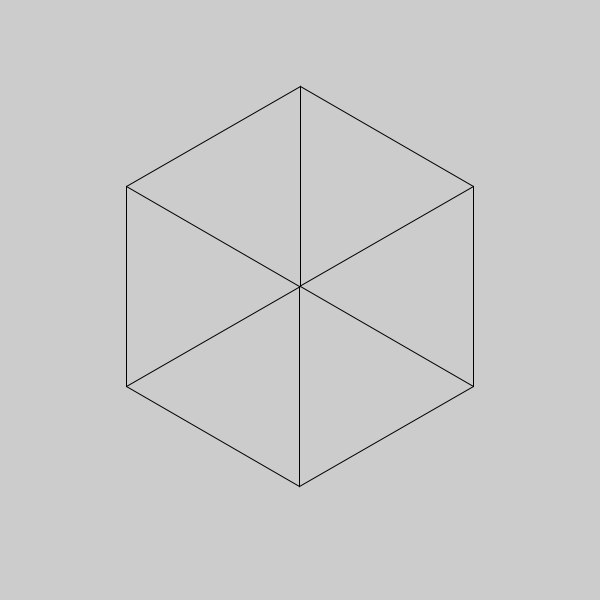
Frame 1 (no input)
Frame 60 (the mouse pressed at the canvas centre just before this capture): identical to frame 1, image omitted
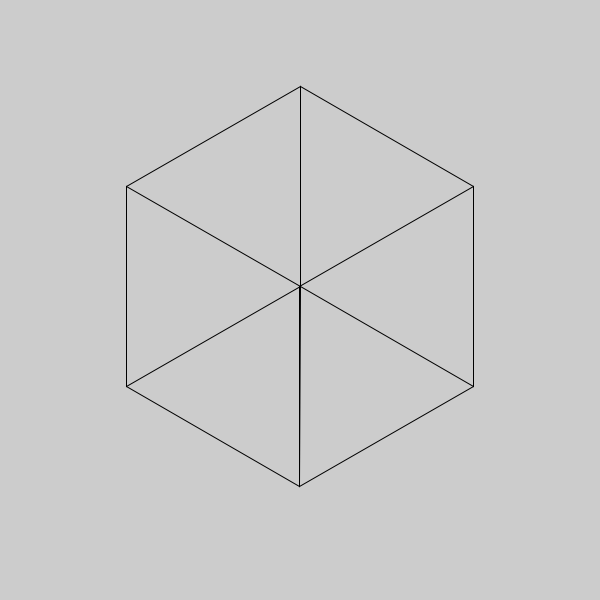
Frame 120 (the mouse held since frame 60 and released just before this capture)

The Processing sketch that drew these frames (run headless with seeded random() and noise(); from frame 60 on, the mouse is pressed at the canvas centre):

// Processing sketch: spinCube
// ── spinCube.pde
float n = 6 ;
float uAngle = TWO_PI / 6 ;
float radius = 200 ;
float xLength = radius * cos(uAngle) ;
float yLength = radius * sin(uAngle) ;
float x = 0, y = 0 ;
float angle=0 ;

void setup() {
  size(600, 600) ;
  noFill() ;
}

void draw() {
  angle = map(mouseX, 0, width, PI, -PI) ;
  background(204) ;
  drawCube(width >> 1, height >> 1) ;
}

void drawCube(float cX, float cY) {
  pushMatrix() ;
  translate(cX, cY+yLength/2) ;
  rotate(HALF_PI) ;
  beginShape(QUAD_STRIP) ;
  x = xLength * cos(angle) ;
  y = yLength * sin(angle) ;
  vertex(x, y) ;
  vertex(x -radius, y) ;
  x = xLength * cos(angle+HALF_PI) ;
  y = yLength * sin(angle+HALF_PI) ;
  vertex(x, y) ;
  vertex(x - radius, y) ;
  x = xLength * cos(angle+PI) ;
  y = yLength * sin(angle+PI) ;
  vertex(x, y) ;
  vertex(x - radius, y) ;
  x = xLength * cos(angle+PI+HALF_PI) ;
  y = yLength * sin(angle+PI+HALF_PI) ;
  vertex(x, y) ;
  vertex(x - radius, y) ;
  x = xLength * cos(angle+TWO_PI) ;
  y = yLength * sin(angle+TWO_PI) ;
  vertex(x, y) ;
  vertex(x - radius, y) ;
  endShape() ;
  popMatrix() ;
}
